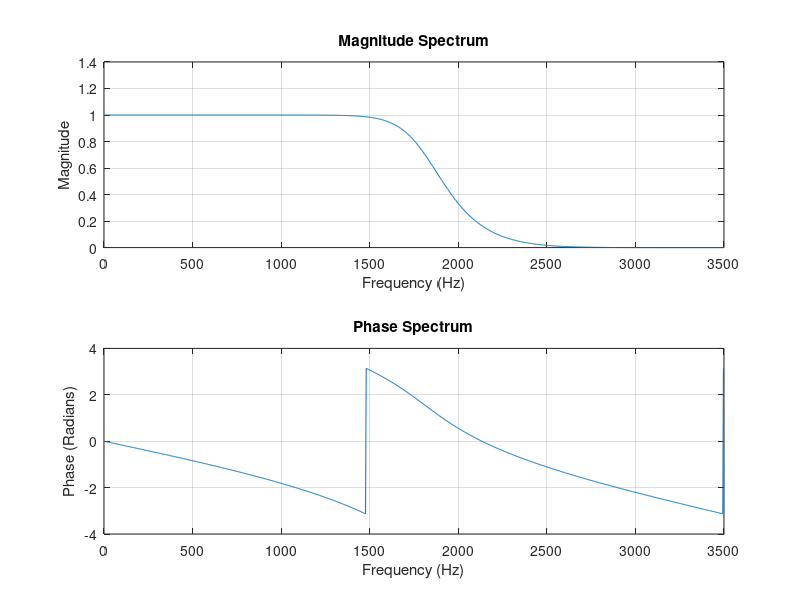

Source code (MATLAB):
clc;
clear all;
close all;

pkg load signal

rp = 0.15;
rs = 60;

fp = 1500;
fs = 3000;
Fs = 7000;

w1 = 2*pi*fp/Fs;
w2 = 2*pi*fs/Fs;

[bn, wbn] = buttord(w1/pi, w2/pi, rp, rs);

disp("Order of Digital Butterworth Filter:");
disp(bn);

disp("Cutoff Frequency of Digital Filter:");
disp(wbn);

Wp = 2*pi*fp;
Ws = 2*pi*fs;

[n, wn] = buttord(Wp, Ws, rp, rs, 's');

disp("Order of Analog Butterworth Filter:");
disp(n);

disp("Cutoff Frequency of Analog Filter:");
disp(wn);

[b, a] = butter(bn, wbn);

[H, f] = freqz(b, a, 1024, Fs);

figure;

subplot(2,1,1);
plot(f, abs(H));
grid on;
xlabel("Frequency (Hz)");
ylabel("Magnitude");
title("Magnitude Spectrum");

subplot(2,1,2);
plot(f, angle(H));
grid on;
xlabel("Frequency (Hz)");
ylabel("Phase (Radians)");
title("Phase Spectrum");
